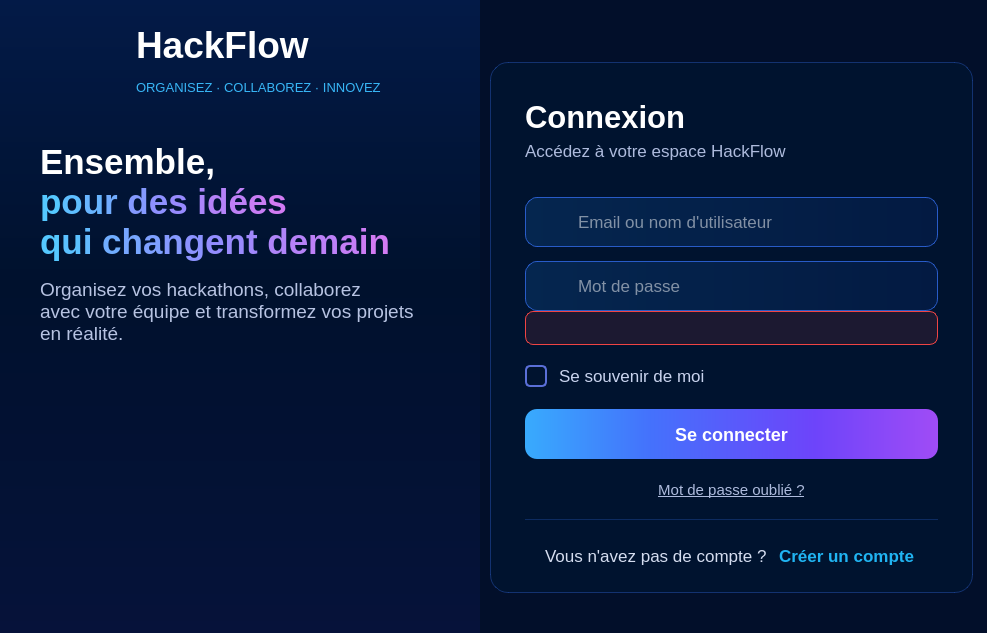
<widget class="QWidget" name="pageConnexion"><property name="styleSheet"><string notr="true">QWidget#pageConnexion { background-color: #000F29; }

QFrame#frameLeftLogin { background-color: qlineargradient(x1:0, y1:0, x2:0, y2:1, stop:0 #031A47, stop:0.45 #00112D, stop:1 #06123A); }
QWidget#widgetLeftTopLogin { background: transparent; }
QFrame#frameRightLogin { background-color: #020F2A; }
QFrame#frameCardLogin { background-color: #00132F; border: 1px solid rgba(47,103,224,0.38); border-radius: 18px; }

QLabel { background: transparent; }
QLabel#labelBrandLogin { color: #FFFFFF; font-size: 28pt; font-weight: bold; }
QLabel#labelTaglineLogin { color: #38B6F6; font-size: 9.5pt; }
QLabel#labelHeroLogin { color: #FFFFFF; font-size: 26pt; font-weight: bold; }
QLabel#labelDescLogin { color: #B7C3E2; font-size: 14pt; }
QLabel#labelTitleLogin { color: #FFFFFF; font-size: 23pt; font-weight: bold; }
QLabel#labelSubLogin { color: #AEBBDD; font-size: 13pt; }
QLabel#labelNoAccountLogin { color: #D5DDF0; font-size: 12.5pt; }
QLabel#labelErrorLogin { color: #F87171; background-color: rgba(239,68,68,0.12); border: 1px solid #EF4444; border-radius: 8px; padding: 8px 12px; font-size: 10.5pt; }

QLineEdit { background-color: qlineargradient(x1:0, y1:0, x2:1, y2:0, stop:0 #05264F, stop:1 #031A42); border: 1px solid rgba(47,103,224,0.85); border-radius: 12px; padding: 12px 50px 12px 50px; color: #FFFFFF; font-size: 13pt; selection-background-color: #4B26A0; }
QLineEdit:focus { border: 1px solid #0BF8F6; }
QLineEdit[error=&quot;true&quot;] { border: 1px solid #EF4444; }
QLineEdit#lineEmailLogin { background-image: url(:/icons/login_f_user.png); background-repeat: no-repeat; background-position: left center; }
QLineEdit#linePasswordLogin { background-image: url(:/icons/login_f_lock.png); background-repeat: no-repeat; background-position: left center; }
QToolButton#btnEyeLogin { background: transparent; border: none; margin-right: 10px; }
QToolButton#btnEyeLogin:hover { background-color: rgba(47,103,224,0.25); border-radius: 6px; }

QCheckBox { color: #C9D3EE; spacing: 12px; font-size: 13pt; background: transparent; }
QCheckBox::indicator { width: 18px; height: 18px; border: 2px solid #5A6FD8; border-radius: 5px; background: transparent; }
QCheckBox::indicator:checked { background: #0BF8F6; border: 2px solid #0BF8F6; image: url(:/icons/login_check.png); }

QPushButton#btnLogin { background-color: qlineargradient(x1:0, y1:0, x2:1, y2:0, stop:0 #38ABFD, stop:0.3 #4472FC, stop:0.7 #6D44FA, stop:1 #A04CF6); color: #FFFFFF; font-size: 13.5pt; font-weight: bold; border: none; border-radius: 12px; padding: 14px; min-height: 22px; }
QPushButton#btnLogin:hover { background-color: qlineargradient(x1:0, y1:0, x2:1, y2:0, stop:0 #5BBDFF, stop:0.3 #5F86FF, stop:0.7 #8260FF, stop:1 #B565FF); }
QPushButton#btnLogin:pressed { background-color: #2D175A; }
QPushButton#btnForgotLogin, QPushButton#btnCreateAccountLogin { background: transparent; border: none; padding: 4px; }
QPushButton#btnForgotLogin { color: #AEBBDD; font-size: 11.5pt; }
QPushButton#btnForgotLogin:hover { color: #0BF8F6; }
QPushButton#btnCreateAccountLogin { color: #20B4F2; font-size: 12.5pt; font-weight: bold; }
QPushButton#btnCreateAccountLogin:hover { color: #6FD3FF; }
QFrame#lineSepLogin { background-color: rgba(47,103,224,0.28); border: none; max-height: 1px; min-height: 1px; }
</string></property><layout class="QHBoxLayout" name="layoutMainLogin">
   <property name="leftMargin"><number>0</number></property><property name="topMargin"><number>0</number></property><property name="rightMargin"><number>0</number></property><property name="bottomMargin"><number>0</number></property><property name="spacing"><number>0</number></property>
   <item>
    <widget class="QFrame" name="frameLeftLogin">
     <property name="minimumSize"><size><width>480</width><height>0</height></size></property>
     <property name="maximumSize"><size><width>480</width><height>16777215</height></size></property>
     <layout class="QVBoxLayout" name="layoutLeftLogin">
      <property name="leftMargin"><number>0</number></property><property name="topMargin"><number>0</number></property><property name="rightMargin"><number>0</number></property><property name="bottomMargin"><number>0</number></property><property name="spacing"><number>0</number></property>
      <item>
       <widget class="QWidget" name="widgetLeftTopLogin">
        <layout class="QVBoxLayout" name="layoutLeftTopLogin">
         <property name="leftMargin"><number>40</number></property><property name="topMargin"><number>24</number></property><property name="rightMargin"><number>40</number></property><property name="bottomMargin"><number>0</number></property><property name="spacing"><number>0</number></property>
         <item>
          <layout class="QHBoxLayout" name="layoutBrandLogin">
           <property name="spacing"><number>12</number></property>
           <item>
            <widget class="QLabel" name="labelLogoIconLogin">
             <property name="minimumSize"><size><width>84</width><height>84</height></size></property>
             <property name="maximumSize"><size><width>84</width><height>84</height></size></property>
             <property name="pixmap"><pixmap resource="resources.qrc">:/img/login_logo.png</pixmap></property>
             <property name="scaledContents"><bool>true</bool></property>
            </widget>
           </item>
           <item>
            <layout class="QVBoxLayout" name="layoutBrandTxtLogin">
             <property name="spacing"><number>0</number></property>
             <item><widget class="QLabel" name="labelBrandLogin"><property name="text"><string>HackFlow</string></property></widget></item>
             <item><widget class="QLabel" name="labelTaglineLogin"><property name="text"><string>ORGANISEZ · COLLABOREZ · INNOVEZ</string></property></widget></item>
            </layout>
           </item>
           <item><spacer name="spacerBrandLogin"><property name="orientation"><enum>Qt::Horizontal</enum></property><property name="sizeHint" stdset="0"><size><width>20</width><height>20</height></size></property></spacer></item>
          </layout>
         </item>
         <item><spacer name="spacerL1Login"><property name="orientation"><enum>Qt::Vertical</enum></property><property name="sizeType"><enum>QSizePolicy::Fixed</enum></property><property name="sizeHint" stdset="0"><size><width>20</width><height>34</height></size></property></spacer></item>
         <item>
          <widget class="QLabel" name="labelHeroLogin">
           <property name="text"><string>&lt;html&gt;&lt;head/&gt;&lt;body&gt;&lt;p style=&quot;margin:0px;&quot;&gt;&lt;span style=&quot;color:#FFFFFF;&quot;&gt;Ensemble,&lt;/span&gt;&lt;/p&gt;&lt;p style=&quot;margin:0px;&quot;&gt;&lt;span style=&quot;color:#55C8FF;&quot;&gt;p&lt;/span&gt;&lt;span style=&quot;color:#5EBEFF;&quot;&gt;o&lt;/span&gt;&lt;span style=&quot;color:#68B5FF;&quot;&gt;u&lt;/span&gt;&lt;span style=&quot;color:#71ACFF;&quot;&gt;r&lt;/span&gt;&lt;span style=&quot;color:#7BA3FF;&quot;&gt; &lt;/span&gt;&lt;span style=&quot;color:#8499FF;&quot;&gt;d&lt;/span&gt;&lt;span style=&quot;color:#8E90FF;&quot;&gt;e&lt;/span&gt;&lt;span style=&quot;color:#978AFE;&quot;&gt;s&lt;/span&gt;&lt;span style=&quot;color:#A188FC;&quot;&gt; &lt;/span&gt;&lt;span style=&quot;color:#AB85FA;&quot;&gt;i&lt;/span&gt;&lt;span style=&quot;color:#B482F8;&quot;&gt;d&lt;/span&gt;&lt;span style=&quot;color:#BE80F6;&quot;&gt;é&lt;/span&gt;&lt;span style=&quot;color:#C87DF4;&quot;&gt;e&lt;/span&gt;&lt;span style=&quot;color:#D27BF3;&quot;&gt;s&lt;/span&gt;&lt;/p&gt;&lt;p style=&quot;margin:0px;&quot;&gt;&lt;span style=&quot;color:#55C8FF;&quot;&gt;q&lt;/span&gt;&lt;span style=&quot;color:#5BC1FF;&quot;&gt;u&lt;/span&gt;&lt;span style=&quot;color:#62BAFF;&quot;&gt;i&lt;/span&gt;&lt;span style=&quot;color:#69B4FF;&quot;&gt; &lt;/span&gt;&lt;span style=&quot;color:#70ADFF;&quot;&gt;c&lt;/span&gt;&lt;span style=&quot;color:#77A6FF;&quot;&gt;h&lt;/span&gt;&lt;span style=&quot;color:#7EA0FF;&quot;&gt;a&lt;/span&gt;&lt;span style=&quot;color:#8599FF;&quot;&gt;n&lt;/span&gt;&lt;span style=&quot;color:#8C92FF;&quot;&gt;g&lt;/span&gt;&lt;span style=&quot;color:#938CFF;&quot;&gt;e&lt;/span&gt;&lt;span style=&quot;color:#9A8AFD;&quot;&gt;n&lt;/span&gt;&lt;span style=&quot;color:#A188FC;&quot;&gt;t&lt;/span&gt;&lt;span style=&quot;color:#A886FB;&quot;&gt; &lt;/span&gt;&lt;span style=&quot;color:#AF84F9;&quot;&gt;d&lt;/span&gt;&lt;span style=&quot;color:#B682F8;&quot;&gt;e&lt;/span&gt;&lt;span style=&quot;color:#BD80F7;&quot;&gt;m&lt;/span&gt;&lt;span style=&quot;color:#C47EF5;&quot;&gt;a&lt;/span&gt;&lt;span style=&quot;color:#CB7CF4;&quot;&gt;i&lt;/span&gt;&lt;span style=&quot;color:#D27BF3;&quot;&gt;n&lt;/span&gt;&lt;/p&gt;&lt;/body&gt;&lt;/html&gt;</string></property>
           <property name="textFormat"><enum>Qt::RichText</enum></property>
          </widget>
         </item>
         <item><spacer name="spacerL15Login"><property name="orientation"><enum>Qt::Vertical</enum></property><property name="sizeType"><enum>QSizePolicy::Fixed</enum></property><property name="sizeHint" stdset="0"><size><width>20</width><height>16</height></size></property></spacer></item>
         <item>
          <widget class="QLabel" name="labelDescLogin">
           <property name="text"><string>Organisez vos hackathons, collaborez
avec votre équipe et transformez vos projets
en réalité.</string></property>
          </widget>
         </item>
         <item><spacer name="spacerL2Login"><property name="orientation"><enum>Qt::Vertical</enum></property><property name="sizeHint" stdset="0"><size><width>20</width><height>0</height></size></property></spacer></item>
        </layout>
       </widget>
      </item>
      <item>
       <widget class="QLabel" name="labelIllustrationLogin">
        <property name="minimumSize"><size><width>480</width><height>278</height></size></property>
        <property name="maximumSize"><size><width>480</width><height>278</height></size></property>
        <property name="pixmap"><pixmap resource="resources.qrc">:/img/login_illustration.png</pixmap></property>
        <property name="scaledContents"><bool>true</bool></property>
       </widget>
      </item>
     </layout>
    </widget>
   </item>
   <item>
    <widget class="QFrame" name="frameRightLogin">
     <layout class="QVBoxLayout" name="layoutRightLogin">
      <property name="leftMargin"><number>10</number></property><property name="topMargin"><number>62</number></property><property name="rightMargin"><number>14</number></property><property name="bottomMargin"><number>40</number></property><property name="spacing"><number>0</number></property>
      <item>
       <widget class="QFrame" name="frameCardLogin">
        <layout class="QVBoxLayout" name="layoutCardLogin">
         <property name="leftMargin"><number>34</number></property><property name="topMargin"><number>36</number></property><property name="rightMargin"><number>34</number></property><property name="bottomMargin"><number>22</number></property><property name="spacing"><number>0</number></property>
         <item><widget class="QLabel" name="labelTitleLogin"><property name="text"><string>Connexion</string></property></widget></item>
         <item><spacer name="spacerT1Login"><property name="orientation"><enum>Qt::Vertical</enum></property><property name="sizeType"><enum>QSizePolicy::Fixed</enum></property><property name="sizeHint" stdset="0"><size><width>20</width><height>6</height></size></property></spacer></item>
         <item><widget class="QLabel" name="labelSubLogin"><property name="text"><string>Accédez à votre espace HackFlow</string></property></widget></item>
         <item><spacer name="spacerT2Login"><property name="orientation"><enum>Qt::Vertical</enum></property><property name="sizeType"><enum>QSizePolicy::Fixed</enum></property><property name="sizeHint" stdset="0"><size><width>20</width><height>36</height></size></property></spacer></item>
         <item>
          <widget class="QLineEdit" name="lineEmailLogin">
           <property name="minimumSize"><size><width>0</width><height>50</height></size></property>
           <property name="placeholderText"><string>Email ou nom d'utilisateur</string></property>
           
          </widget>
         </item>
         <item><spacer name="spacerT3Login"><property name="orientation"><enum>Qt::Vertical</enum></property><property name="sizeType"><enum>QSizePolicy::Fixed</enum></property><property name="sizeHint" stdset="0"><size><width>20</width><height>14</height></size></property></spacer></item>
         <item>
          <layout class="QGridLayout" name="gridPasswordLogin">
           <property name="leftMargin"><number>0</number></property><property name="topMargin"><number>0</number></property><property name="rightMargin"><number>0</number></property><property name="bottomMargin"><number>0</number></property><property name="spacing"><number>0</number></property>
           <item row="0" column="0">
            <widget class="QLineEdit" name="linePasswordLogin">
             <property name="minimumSize"><size><width>0</width><height>50</height></size></property>
             <property name="echoMode"><enum>QLineEdit::Password</enum></property>
             <property name="placeholderText"><string>Mot de passe</string></property>
            </widget>
           </item>
           <item row="0" column="0" alignment="Qt::AlignRight|Qt::AlignVCenter">
            <widget class="QToolButton" name="btnEyeLogin">
             <property name="minimumSize"><size><width>44</width><height>38</height></size></property>
             <property name="maximumSize"><size><width>44</width><height>38</height></size></property>
             <property name="cursor"><cursorShape>PointingHandCursor</cursorShape></property>
             <property name="toolTip"><string>Afficher / masquer</string></property>
             <property name="icon"><iconset resource="resources.qrc"><normaloff>:/icons/login_eye.png</normaloff><normalon>:/icons/login_eye_off.png</normalon></iconset></property>
             <property name="iconSize"><size><width>20</width><height>20</height></size></property>
             
             <property name="autoRaise"><bool>true</bool></property>
            </widget>
           </item>
          </layout>
         </item>
         <item>
          <widget class="QLabel" name="labelErrorLogin">
           <property name="visible"><bool>false</bool></property>
           <property name="wordWrap"><bool>true</bool></property>
           <property name="text"><string/></property>
          </widget>
         </item>
         <item><spacer name="spacerT4Login"><property name="orientation"><enum>Qt::Vertical</enum></property><property name="sizeType"><enum>QSizePolicy::Fixed</enum></property><property name="sizeHint" stdset="0"><size><width>20</width><height>20</height></size></property></spacer></item>
         <item><widget class="QCheckBox" name="checkRememberLogin"><property name="text"><string>Se souvenir de moi</string></property></widget></item>
         <item><spacer name="spacerT5Login"><property name="orientation"><enum>Qt::Vertical</enum></property><property name="sizeType"><enum>QSizePolicy::Fixed</enum></property><property name="sizeHint" stdset="0"><size><width>20</width><height>22</height></size></property></spacer></item>
         <item>
          <widget class="QPushButton" name="btnLogin">
           <property name="minimumSize"><size><width>0</width><height>52</height></size></property>
           <property name="cursor"><cursorShape>PointingHandCursor</cursorShape></property>
           <property name="text"><string>Se connecter</string></property>
          </widget>
         </item>
         <item><spacer name="spacerT6Login"><property name="orientation"><enum>Qt::Vertical</enum></property><property name="sizeType"><enum>QSizePolicy::Fixed</enum></property><property name="sizeHint" stdset="0"><size><width>20</width><height>18</height></size></property></spacer></item>
         <item>
          <widget class="QPushButton" name="btnForgotLogin">
           <property name="cursor"><cursorShape>PointingHandCursor</cursorShape></property>
           <property name="font"><font><underline>true</underline></font></property>
           <property name="text"><string>Mot de passe oublié ?</string></property>
           <property name="flat"><bool>true</bool></property>
          </widget>
         </item>
         <item><spacer name="spacerR4Login"><property name="orientation"><enum>Qt::Vertical</enum></property><property name="sizeHint" stdset="0"><size><width>20</width><height>16</height></size></property></spacer></item>
         <item>
          <widget class="QFrame" name="lineSepLogin">
           <property name="frameShape"><enum>QFrame::HLine</enum></property>
           <property name="frameShadow"><enum>QFrame::Plain</enum></property>
          </widget>
         </item>
         <item><spacer name="spacerT7Login"><property name="orientation"><enum>Qt::Vertical</enum></property><property name="sizeType"><enum>QSizePolicy::Fixed</enum></property><property name="sizeHint" stdset="0"><size><width>20</width><height>22</height></size></property></spacer></item>
         <item>
          <layout class="QHBoxLayout" name="layoutCreateLogin">
           <property name="spacing"><number>8</number></property>
           <item><spacer name="spacerCreateLLogin"><property name="orientation"><enum>Qt::Horizontal</enum></property><property name="sizeHint" stdset="0"><size><width>20</width><height>20</height></size></property></spacer></item>
           <item><widget class="QLabel" name="labelNoAccountLogin"><property name="text"><string>Vous n'avez pas de compte ?</string></property></widget></item>
           <item>
            <widget class="QPushButton" name="btnCreateAccountLogin">
             <property name="cursor"><cursorShape>PointingHandCursor</cursorShape></property>
             <property name="text"><string>Créer un compte</string></property>
             <property name="flat"><bool>true</bool></property>
            </widget>
           </item>
           <item><spacer name="spacerCreateRLogin"><property name="orientation"><enum>Qt::Horizontal</enum></property><property name="sizeHint" stdset="0"><size><width>20</width><height>20</height></size></property></spacer></item>
          </layout>
         </item>
        </layout>
       </widget>
      </item>
     </layout>
    </widget>
   </item>
  </layout></widget>
